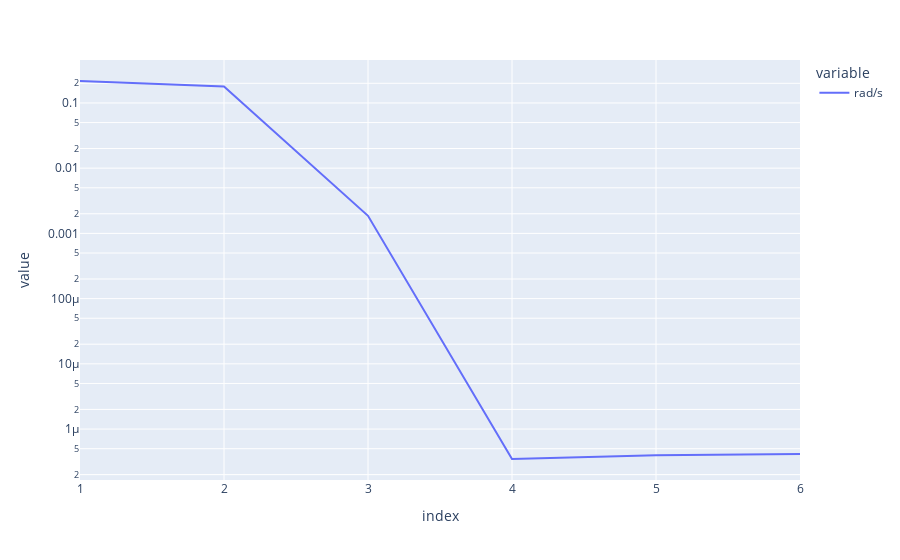

The cell this chart's notebook holds for it:
### Code cell
lshell = [1,2,3,4,5,6]
dose = [
    {'rad/s':2.170E-01},
    {'rad/s':1.791E-01},
    {'rad/s':1.860E-03},
    {'rad/s':3.474E-07},
    {'rad/s':3.974E-07},
    {'rad/s':4.129E-07},
]
import pandas as pd
pd.options.plotting.backend = 'plotly'
dose = pd.DataFrame(dose,index=lshell)
dose.plot(log_y=True)

### Figure 1 — Plotly figure (JSON) as saved in the notebook; plotly's stock layout.template omitted (floating-point values rounded to 4 significant figures)
{"data": [{"hovertemplate": "variable=rad/s<br>index=%{x}<br>value=%{y}<extra></extra>", "legendgroup": "rad/s", "line": {"color": "#636efa", "dash": "solid"}, "marker": {"symbol": "circle"}, "mode": "lines", "name": "rad/s", "orientation": "v", "showlegend": true, "type": "scatter", "x": [1, 2, 3, 4, 5, 6], "xaxis": "x", "y": [0.217, 0.1791, 0.00186, 3.474e-07, 3.974e-07, 4.129e-07], "yaxis": "y"}], "layout": {"legend": {"title": {"text": "variable"}, "tracegroupgap": 0}, "margin": {"t": 60}, "xaxis": {"anchor": "y", "domain": [0, 1], "title": {"text": "index"}}, "yaxis": {"anchor": "x", "domain": [0, 1], "title": {"text": "value"}, "type": "log"}}}
